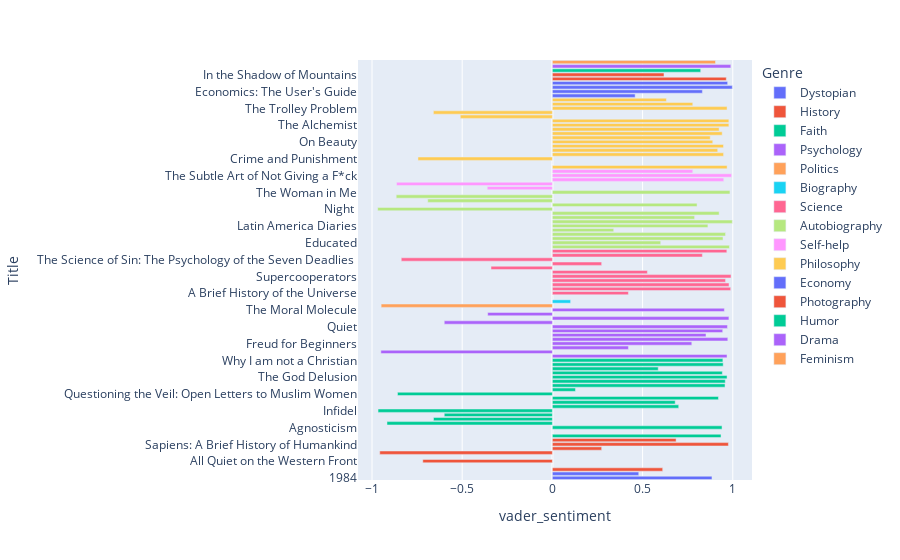

This figure's notebook cell:
### Code cell
#sentiment analysis comparison - compare VADER sentiment scores for each book
fig = px.bar(book_url, x='vader_sentiment', y='Title',  color='Genre', orientation='h')
fig.show()

### Figure 1 — Plotly figure (JSON) as saved in the notebook; plotly's stock layout.template omitted (floating-point values rounded to 4 significant figures)
{"data": [{"alignmentgroup": "True", "hovertemplate": "Genre=Dystopian<br>vader_sentiment=%{x}<br>Title=%{y}<extra></extra>", "legendgroup": "Dystopian", "marker": {"color": "#636efa", "pattern": {"shape": ""}}, "name": "Dystopian", "offsetgroup": "Dystopian", "orientation": "h", "showlegend": true, "textposition": "auto", "type": "bar", "x": [0.8847, 0.4788], "xaxis": "x", "y": ["1984", "Animal Farm"], "yaxis": "y"}, {"alignmentgroup": "True", "hovertemplate": "Genre=History<br>vader_sentiment=%{x}<br>Title=%{y}<extra></extra>", "legendgroup": "History", "marker": {"color": "#EF553B", "pattern": {"shape": ""}}, "name": "History", "offsetgroup": "History", "orientation": "h", "showlegend": true, "textposition": "auto", "type": "bar", "x": [0.6115, 0, -0.7184, 0, -0.9571, 0.2732, 0.9758, 0.6858], "xaxis": "x", "y": ["100 Headlines That Changed the World", "A Brief History of How the Industrial Revolution Changed the World", "All Quiet on the Western Front", "Evolution the Human Story", "I Used to Know That: World History", "Islam dalam Sejarah dan Kebudayaan Melayu", "Sapiens: A Brief History of Humankind", "The Museum of Scandals: Art that Shocked the World"], "yaxis": "y"}, {"alignmentgroup": "True", "hovertemplate": "Genre=Faith<br>vader_sentiment=%{x}<br>Title=%{y}<extra></extra>", "legendgroup": "Faith", "marker": {"color": "#00cc96", "pattern": {"shape": ""}}, "name": "Faith", "offsetgroup": "Faith", "orientation": "h", "showlegend": true, "textposition": "auto", "type": "bar", "x": [0.9349, 0, 0.9405, -0.9169, -0.6591, -0.5994, -0.9665, 0.7003, 0.6808, 0.9207, -0.8587, 0.128, 0.9571, 0.9585, 0.9683, 0.9422, 0.5868, 0.9469, 0.9452], "xaxis": "x", "y": ["20 Principles", "30-Second Religion", "Agnosticism", "ANTITHESIS", "God Is Not Great", "Hadith: A Re-evaluation", "Infidel", "Mencari Jalan Pulang", "Mengemudi Bahtera Perubahan Minda", "No god but God", "Questioning the Veil: Open Letters to Muslim Women", "Religion Without God", "Rumi's Little Book of Life", "The Atheist's Bible", "The God Delusion", "Theology of Tariq Ramadan", "Travelog Minda Tajdid: Catatan Perjalanan Dari Tanah Barat", "What I Believe", "Why I am not a Christian"], "yaxis": "y"}, {"alignmentgroup": "True", "hovertemplate": "Genre=Psychology<br>vader_sentiment=%{x}<br>Title=%{y}<extra></extra>", "legendgroup": "Psychology", "marker": {"color": "#ab63fa", "pattern": {"shape": ""}}, "name": "Psychology", "offsetgroup": "Psychology", "orientation": "h", "showlegend": true, "textposition": "auto", "type": "bar", "x": [0.9682, -0.9509, 0.4215, 0.7728, 0.9725, 0.8516, 0.9442, 0.9705, -0.5994, 0.9786, -0.3586, 0.9535], "xaxis": "x", "y": ["30-Second Psychology ", "Adult Children of Emotionally Immature Parents", "Civilization and Its Discontents", "Freud for Beginners", "Freud Verbatim", "Freudian Slips", "Life Lessons From Freud", "Quiet", "The Body Keeps the Score ", "The Courage to Be Disliked ", "The Examined Life", "The Moral Molecule"], "yaxis": "y"}, {"alignmentgroup": "True", "hovertemplate": "Genre=Politics<br>vader_sentiment=%{x}<br>Title=%{y}<extra></extra>", "legendgroup": "Politics", "marker": {"color": "#FFA15A", "pattern": {"shape": ""}}, "name": "Politics", "offsetgroup": "Politics", "orientation": "h", "showlegend": true, "textposition": "auto", "type": "bar", "x": [-0.9493], "xaxis": "x", "y": ["50 Political Ideas You Really Need to Know"], "yaxis": "y"}, {"alignmentgroup": "True", "hovertemplate": "Genre=Biography<br>vader_sentiment=%{x}<br>Title=%{y}<extra></extra>", "legendgroup": "Biography", "marker": {"color": "#19d3f3", "pattern": {"shape": ""}}, "name": "Biography", "offsetgroup": "Biography", "orientation": "h", "showlegend": true, "textposition": "auto", "type": "bar", "x": [0.101, 0], "xaxis": "x", "y": ["A Brief Guide to Charles Darwin, His Life and Times", "Sigmund Freud"], "yaxis": "y"}, {"alignmentgroup": "True", "hovertemplate": "Genre=Science<br>vader_sentiment=%{x}<br>Title=%{y}<extra></extra>", "legendgroup": "Science", "marker": {"color": "#FF6692", "pattern": {"shape": ""}}, "name": "Science", "offsetgroup": "Science", "orientation": "h", "showlegend": true, "textposition": "auto", "type": "bar", "x": [0.4215, 0.9885, 0.9793, 0.9599, 0.9904, 0.5267, -0.3403, 0.2732, -0.8378, 0.8316, 0.9671], "xaxis": "x", "y": ["A Brief History of the Universe", "A Tear at the Edge of Creation", "A Universe from Nothing", "Conversations on Consciousness", "Supercooperators", "The Ascent of Man", "The Demon-Haunted World: Science as a Candle in the Dark", "The Story of Evolution.", "The Science of Sin: The Psychology of the Seven Deadlies ", "We Are All Stardust", "Why Evolution Is True"], "yaxis": "y"}, {"alignmentgroup": "True", "hovertemplate": "Genre=Autobiography<br>vader_sentiment=%{x}<br>Title=%{y}<extra></extra>", "legendgroup": "Autobiography", "marker": {"color": "#B6E880", "pattern": {"shape": ""}}, "name": "Autobiography", "offsetgroup": "Autobiography", "orientation": "h", "showlegend": true, "textposition": "auto", "type": "bar", "x": [0.9816, 0.6005, 0.946, 0.96, 0.34, 0.8622, 0.9974, 0.7884, 0.9245, -0.9684, 0.802, -0.6911, -0.8658, 0.9844], "xaxis": "x", "y": ["A Doctor in the House", "Educated", "I Know Why the Caged Bird Sings", "Insatiable", "Into the Wild", "Latin America Diaries", "Love Without Limits", "Man's Search for Meaning", "My Brief History", "Night ", "Remembering Che: My Life with Che Guevara", "Shy: A Memoir", "The Diary of a Young Girl", "The Woman in Me"], "yaxis": "y"}, {"alignmentgroup": "True", "hovertemplate": "Genre=Self-help<br>vader_sentiment=%{x}<br>Title=%{y}<extra></extra>", "legendgroup": "Self-help", "marker": {"color": "#FF97FF", "pattern": {"shape": ""}}, "name": "Self-help", "offsetgroup": "Self-help", "orientation": "h", "showlegend": true, "textposition": "auto", "type": "bar", "x": [-0.3612, -0.8639, 0.9501, 0.9934, 0.7783], "xaxis": "x", "y": ["Before I Die", "F**K It Therapy", "Rich Dad, Poor Dad", "The Subtle Art of Not Giving a F*ck", "Tuesdays with Morrie"], "yaxis": "y"}, {"alignmentgroup": "True", "hovertemplate": "Genre=Philosophy<br>vader_sentiment=%{x}<br>Title=%{y}<extra></extra>", "legendgroup": "Philosophy", "marker": {"color": "#FECB52", "pattern": {"shape": ""}}, "name": "Philosophy", "offsetgroup": "Philosophy", "orientation": "h", "showlegend": true, "textposition": "auto", "type": "bar", "x": [0.9686, 0, -0.7451, 0.949, 0.9165, 0.9486, 0.8891, 0.875, 0.9414, 0.9245, 0.9785, 0.9784, -0.5106, -0.6597, 0.9683, 0.7783, 0.6322], "xaxis": "x", "y": ["Candide", "Civilization", "Crime and Punishment", "Event", "Free Will", "If You Can Read This", "On Beauty", "On Certainty", "On Liberty", "Philosophy 101", "The Alchemist", "The Big Questions", "The Metamorphosis", "The Stranger", "The Trolley Problem", "Wittgenstein's Conception of Philosophy", "Would You Eat Your Cat? "], "yaxis": "y"}, {"alignmentgroup": "True", "hovertemplate": "Genre=Economy<br>vader_sentiment=%{x}<br>Title=%{y}<extra></extra>", "legendgroup": "Economy", "marker": {"color": "#636efa", "pattern": {"shape": ""}}, "name": "Economy", "offsetgroup": "Economy", "orientation": "h", "showlegend": true, "textposition": "auto", "type": "bar", "x": [0.4588, 0.8316, 0.9974, 0.9716], "xaxis": "x", "y": ["Double Entry", "Economics: The User's Guide", "Economix: How and Why Our Economy Works", "Rich Malaysia, Poor Malaysians"], "yaxis": "y"}, {"alignmentgroup": "True", "hovertemplate": "Genre=Photography<br>vader_sentiment=%{x}<br>Title=%{y}<extra></extra>", "legendgroup": "Photography", "marker": {"color": "#EF553B", "pattern": {"shape": ""}}, "name": "Photography", "offsetgroup": "Photography", "orientation": "h", "showlegend": true, "textposition": "auto", "type": "bar", "x": [0.964, 0.6187], "xaxis": "x", "y": ["Humans of New York: Stories", "In the Shadow of Mountains"], "yaxis": "y"}, {"alignmentgroup": "True", "hovertemplate": "Genre=Humor<br>vader_sentiment=%{x}<br>Title=%{y}<extra></extra>", "legendgroup": "Humor", "marker": {"color": "#00cc96", "pattern": {"shape": ""}}, "name": "Humor", "offsetgroup": "Humor", "orientation": "h", "showlegend": true, "textposition": "auto", "type": "bar", "x": [0.8221], "xaxis": "x", "y": ["Humblebrag: The Art of False Modesty"], "yaxis": "y"}, {"alignmentgroup": "True", "hovertemplate": "Genre=Drama<br>vader_sentiment=%{x}<br>Title=%{y}<extra></extra>", "legendgroup": "Drama", "marker": {"color": "#ab63fa", "pattern": {"shape": ""}}, "name": "Drama", "offsetgroup": "Drama", "orientation": "h", "showlegend": true, "textposition": "auto", "type": "bar", "x": [0.9892], "xaxis": "x", "y": ["My Sister's Keeper"], "yaxis": "y"}, {"alignmentgroup": "True", "hovertemplate": "Genre=Feminism<br>vader_sentiment=%{x}<br>Title=%{y}<extra></extra>", "legendgroup": "Feminism", "marker": {"color": "#FFA15A", "pattern": {"shape": ""}}, "name": "Feminism", "offsetgroup": "Feminism", "orientation": "h", "showlegend": true, "textposition": "auto", "type": "bar", "x": [0.9042], "xaxis": "x", "y": ["The Second Sex"], "yaxis": "y"}], "layout": {"barmode": "relative", "legend": {"title": {"text": "Genre"}, "tracegroupgap": 0}, "margin": {"t": 60}, "xaxis": {"anchor": "y", "domain": [0, 1], "title": {"text": "vader_sentiment"}}, "yaxis": {"anchor": "x", "domain": [0, 1], "title": {"text": "Title"}}}}
